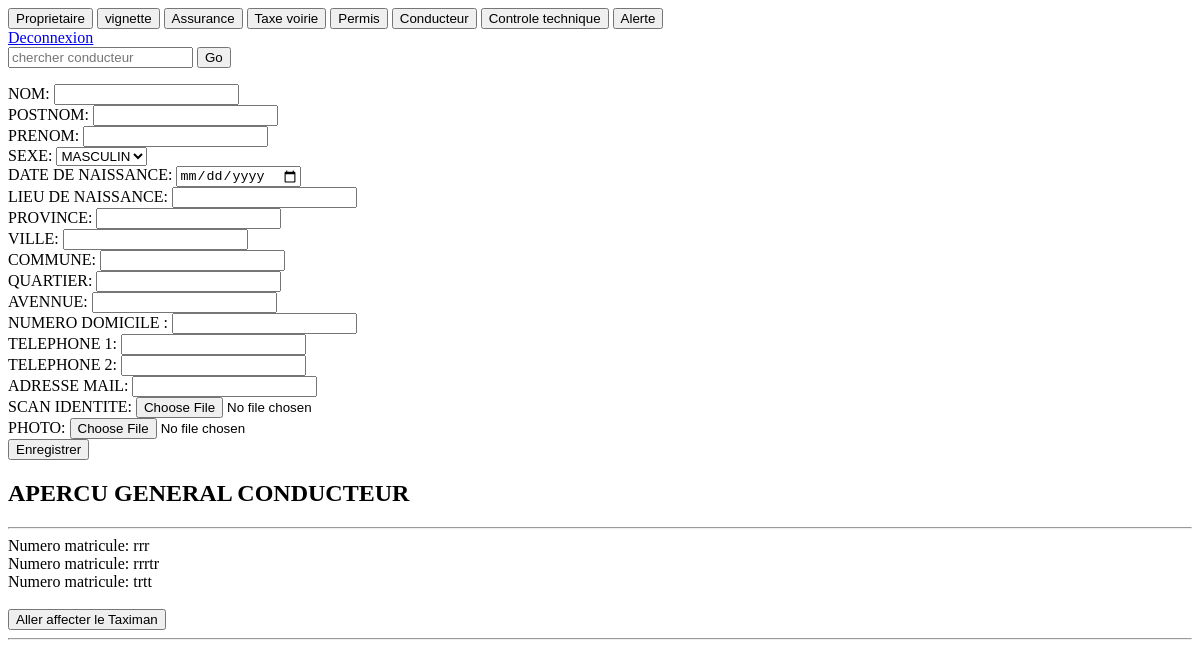
Before: /saisie_conducteur.php with the older database file.
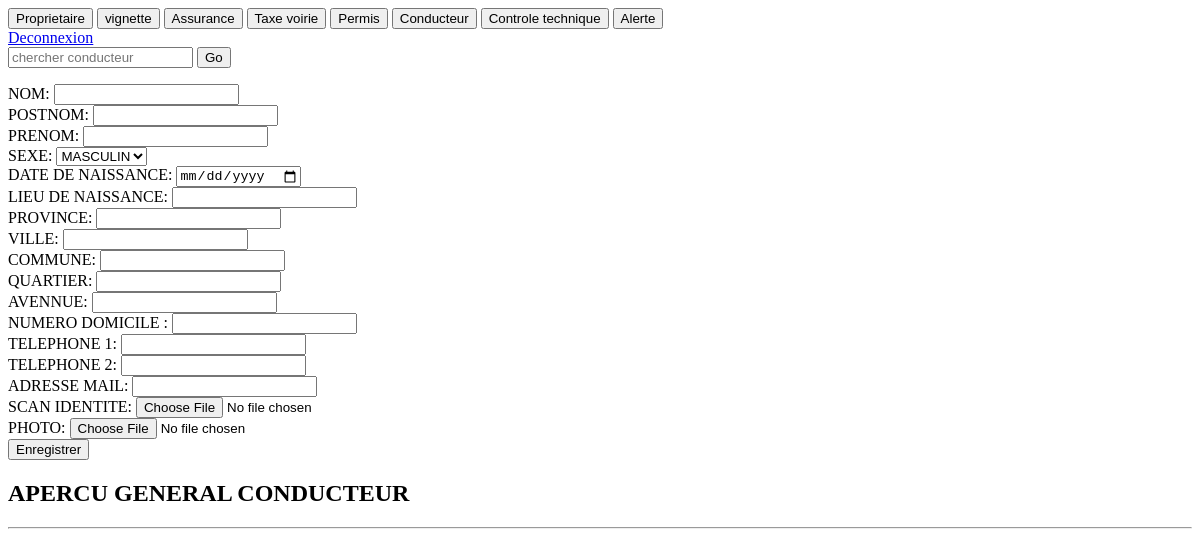
After: the same page with the newer database file.
### tables this page shows
CREATE TABLE `conducteur` (
  `id_cond` int(11) NOT NULL,
  `nom_cond` varchar(255) NOT NULL,
  `postnom_cond` varchar(255) NOT NULL,
  `prenom_cond` varchar(255) NOT NULL,
  `sexe_cond` varchar(255) NOT NULL,
  `date_naiss_cond` date NOT NULL,
  `lieu_naiss_cond` varchar(255) NOT NULL,
  `province_cond` varchar(255) NOT NULL,
  `ville_cond` varchar(255) NOT NULL,
  `commune_cond` varchar(255) NOT NULL,
  `quartier_cond` varchar(255) NOT NULL,
  `avennue_cond` varchar(255) NOT NULL,
  `num_domicile_cond` varchar(255) NOT NULL,
  `tel1_cond` varchar(255) NOT NULL,
  `tel2_cond` varchar(255) NOT NULL,
  `email_cond` varchar(255) NOT NULL,
  `scan_identite_cond` varchar(255) NOT NULL,
  `photo_cond` varchar(255) NOT NULL,
  `id_ut_fk` int(11) NOT NULL,
  `nom_ut_fk` varchar(255) NOT NULL,
  `id_mt_fk` int(11) NOT NULL,
  `num_plaque_mt_fk` varchar(255) NOT NULL,
  `date_enreg_conducteur` timestamp NOT NULL DEFAULT CURRENT_TIMESTAMP ON UPDATE CURRENT_TIMESTAMP
);

### saisie_conducteur.php (the view, shortened to what this page needs)
<?php
include('connexion.php');
?>
  <?php
  include ('menu.php');
  ?><br>
<body>
 <a href="deconnexion.php">Deconnexion</a><br>
<form  method="GET" action="chercher_conducteur_affect.php">
         <input id="search-input" name="recherche_nom_cond" value="" placeholder="chercher conducteur"  type="text" >
         <button type="submit"  name="submit">Go</button>
    </form>
<form method="POST" action="" enctype="multipart/form-data" accept-charset="utf-8">
	NOM: <input type="text" name="nom_cond"><br>
	POSTNOM: <input type="text" name="postnom_cond"><br>
	PRENOM: <input type="text" name="prenom_cond"><br>
  SEXE:
  <select   name="sexe_cond">
    <option value="MASCULIN">MASCULIN</option>
  </select><br>
  DATE DE NAISSANCE: <input type="date" name="date_naiss_cond"><br>
  LIEU DE NAISSANCE: <input type="text" name="lieu_naiss_cond"><br>
  PROVINCE: <input type="text" name="province_cond"><br>
  VILLE: <input type="text" name="ville_cond"><br>
  COMMUNE: <input type="text" name="commune_cond"><br>
  QUARTIER: <input type="tex" name="quartier_cond"><br>
  AVENNUE: <input type="text" name="avennue_cond"><br>
  NUMERO DOMICILE : <input type="text" name="num_domicile_cond"><br>
  TELEPHONE 1: <input type="text" name="tel1_cond"><br>
  TELEPHONE 2: <input type="text" name="tel2_cond"><br>
  ADRESSE MAIL: <input type="text" name="email_cond"><br>
  SCAN IDENTITE: <input type="file" name="scan_identite_cond"><br>
  PHOTO: <input type="file" name="photo_cond"><br>
	<input type="submit" name="submit" value="Enregistrer">
</form>
       <h2 class="mb-4">APERCU GENERAL CONDUCTEUR</h2>
      <hr class="two">
      <?php
      $req=("SELECT * FROM conducteur WHERE id_mt_fk='".$_SESSION['id_mt']."' ORDER BY date_enreg_conducteur DESC ");
      $res=mysqli_query($conn,$req) or die(mysqli_error());
      ?>
      <?php while ($aff=mysqli_fetch_assoc($res)){?>
    Numero matricule: <?php echo ($aff['nom_cond'])?><br>
    Numero matricule: <?php echo ($aff['postnom_cond'])?><br>
    Numero matricule: <?php echo ($aff['prenom_cond'])?><br>
<br>
<a href="affectation_conducteur.php?id_cond=<?php echo ($aff['id_cond'])?>"><button > Aller affecter le Taximan </button></a>
   <hr class="two">
      <?php }?>
</body>
</html>

Changed rows visible on the page:
no longer on this page (row edited): conducteur: nom_cond "rrr", postnom_cond "rrrtr", prenom_cond "trtt"
